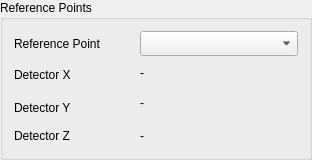
         <widget class="QGroupBox" name="groupReferencePoints">
          <property name="sizePolicy">
           <sizepolicy hsizetype="Fixed" vsizetype="Fixed">
            <horstretch>0</horstretch>
            <verstretch>0</verstretch>
           </sizepolicy>
          </property>
          <property name="minimumSize">
           <size>
            <width>312</width>
            <height>160</height>
           </size>
          </property>
          <property name="maximumSize">
           <size>
            <width>312</width>
            <height>160</height>
           </size>
          </property>
          <property name="title">
           <string>Reference Points</string>
          </property>
          <layout class="QGridLayout" name="gridReferencePoints">
           <item row="0" column="0">
            <widget class="QLabel" name="lblReferencePoint">
             <property name="sizePolicy">
              <sizepolicy hsizetype="Fixed" vsizetype="Fixed">
               <horstretch>0</horstretch>
               <verstretch>0</verstretch>
              </sizepolicy>
             </property>
             <property name="minimumSize">
              <size>
               <width>120</width>
               <height>25</height>
              </size>
             </property>
             <property name="maximumSize">
              <size>
               <width>120</width>
               <height>25</height>
              </size>
             </property>
             <property name="text">
              <string>Reference Point</string>
             </property>
            </widget>
           </item>
           <item row="0" column="1">
            <widget class="QComboBox" name="comboReferencePoint">
             <property name="sizePolicy">
              <sizepolicy hsizetype="Fixed" vsizetype="Fixed">
               <horstretch>0</horstretch>
               <verstretch>0</verstretch>
              </sizepolicy>
             </property>
             <property name="minimumSize">
              <size>
               <width>140</width>
               <height>25</height>
              </size>
             </property>
             <property name="maximumSize">
              <size>
               <width>160</width>
               <height>25</height>
              </size>
             </property>
             <property name="layoutDirection">
              <enum>Qt::LeftToRight</enum>
             </property>
            </widget>
           </item>
           <item row="1" column="0" rowspan="2">
            <widget class="QLabel" name="lblDetXPosition">
             <property name="sizePolicy">
              <sizepolicy hsizetype="Fixed" vsizetype="Fixed">
               <horstretch>0</horstretch>
               <verstretch>0</verstretch>
              </sizepolicy>
             </property>
             <property name="minimumSize">
              <size>
               <width>120</width>
               <height>25</height>
              </size>
             </property>
             <property name="maximumSize">
              <size>
               <width>120</width>
               <height>25</height>
              </size>
             </property>
             <property name="text">
              <string>Detector X</string>
             </property>
            </widget>
           </item>
           <item row="1" column="1">
            <widget class="QLabel" name="lblDetXPositionValue">
             <property name="sizePolicy">
              <sizepolicy hsizetype="Fixed" vsizetype="Fixed">
               <horstretch>0</horstretch>
               <verstretch>0</verstretch>
              </sizepolicy>
             </property>
             <property name="minimumSize">
              <size>
               <width>140</width>
               <height>25</height>
              </size>
             </property>
             <property name="maximumSize">
              <size>
               <width>160</width>
               <height>25</height>
              </size>
             </property>
             <property name="text">
              <string>-</string>
             </property>
             <property name="alignment">
              <set>Qt::AlignLeading|Qt::AlignLeft|Qt::AlignVCenter</set>
             </property>
            </widget>
           </item>
           <item row="2" column="1" rowspan="2">
            <widget class="QLabel" name="lblDetYPositionValue">
             <property name="sizePolicy">
              <sizepolicy hsizetype="Fixed" vsizetype="Fixed">
               <horstretch>0</horstretch>
               <verstretch>0</verstretch>
              </sizepolicy>
             </property>
             <property name="minimumSize">
              <size>
               <width>140</width>
               <height>25</height>
              </size>
             </property>
             <property name="maximumSize">
              <size>
               <width>160</width>
               <height>25</height>
              </size>
             </property>
             <property name="text">
              <string>-</string>
             </property>
             <property name="alignment">
              <set>Qt::AlignLeading|Qt::AlignLeft|Qt::AlignVCenter</set>
             </property>
            </widget>
           </item>
           <item row="3" column="0">
            <widget class="QLabel" name="lblDetYPosition">
             <property name="sizePolicy">
              <sizepolicy hsizetype="Fixed" vsizetype="Fixed">
               <horstretch>0</horstretch>
               <verstretch>0</verstretch>
              </sizepolicy>
             </property>
             <property name="minimumSize">
              <size>
               <width>120</width>
               <height>25</height>
              </size>
             </property>
             <property name="maximumSize">
              <size>
               <width>120</width>
               <height>25</height>
              </size>
             </property>
             <property name="text">
              <string>Detector Y</string>
             </property>
            </widget>
           </item>
           <item row="4" column="0">
            <widget class="QLabel" name="lblDetZPosition">
             <property name="sizePolicy">
              <sizepolicy hsizetype="Fixed" vsizetype="Fixed">
               <horstretch>0</horstretch>
               <verstretch>0</verstretch>
              </sizepolicy>
             </property>
             <property name="minimumSize">
              <size>
               <width>120</width>
               <height>25</height>
              </size>
             </property>
             <property name="maximumSize">
              <size>
               <width>120</width>
               <height>25</height>
              </size>
             </property>
             <property name="text">
              <string>Detector Z</string>
             </property>
            </widget>
           </item>
           <item row="4" column="1">
            <widget class="QLabel" name="lblDetZPositionValue">
             <property name="sizePolicy">
              <sizepolicy hsizetype="Fixed" vsizetype="Fixed">
               <horstretch>0</horstretch>
               <verstretch>0</verstretch>
              </sizepolicy>
             </property>
             <property name="minimumSize">
              <size>
               <width>140</width>
               <height>25</height>
              </size>
             </property>
             <property name="maximumSize">
              <size>
               <width>160</width>
               <height>25</height>
              </size>
             </property>
             <property name="text">
              <string>-</string>
             </property>
             <property name="alignment">
              <set>Qt::AlignLeading|Qt::AlignLeft|Qt::AlignVCenter</set>
             </property>
            </widget>
           </item>
          </layout>
         </widget>
